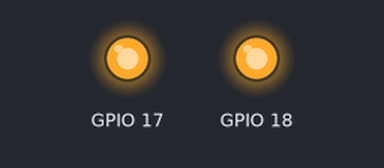
Recording of a program running on a simulated Raspberry Pi (BCM pin numbers). On the bench: output pins drawn as LEDs (lit = HIGH). At 1.0 s the program stops and its outputs stay as they are.

Above: at 0.1 s.
At 1.1 s:
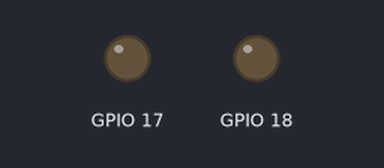
Timing chart, 0 to 2.5 s (numbered marks = the images above):
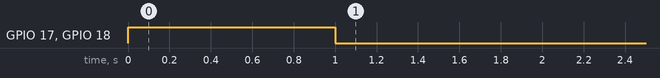

The program:

LED.py
```python
import RPi.GPIO as GPIO
from time import sleep
import asyncio

GPIO.setmode(GPIO.BCM)


class LED:
    def __init__(self,pin):
        self.pin = pin
        GPIO.setup(pin,GPIO.OUT)
    def turnON(self):
        GPIO.output(self.pin,GPIO.HIGH)
    def turnOFF(self):
        GPIO.output(self.pin,GPIO.LOW)


async def LEDtest(LEDpin):
    newLED = LED(LEDpin)
    newLED.turnON()
    await asyncio.sleep(1)
    newLED.turnOFF()


async def main():
    t1 = asyncio.create_task(LEDtest(17))
    t2 = asyncio.create_task(LEDtest(18))
    await asyncio.gather(t1,t2)


asyncio.run(main())
#tasks = [LEDtest(17),LEDtest(18)]

#for task in tasks:
#    asyncio.run(task)
#sleep(0.2)
#asyncio.run(main(18))


GPIO.cleanup()
```

Measured:
- by itself, GPIO 17, GPIO 18: LOW → HIGH at 0.00 s, → LOW 1.0 s later
